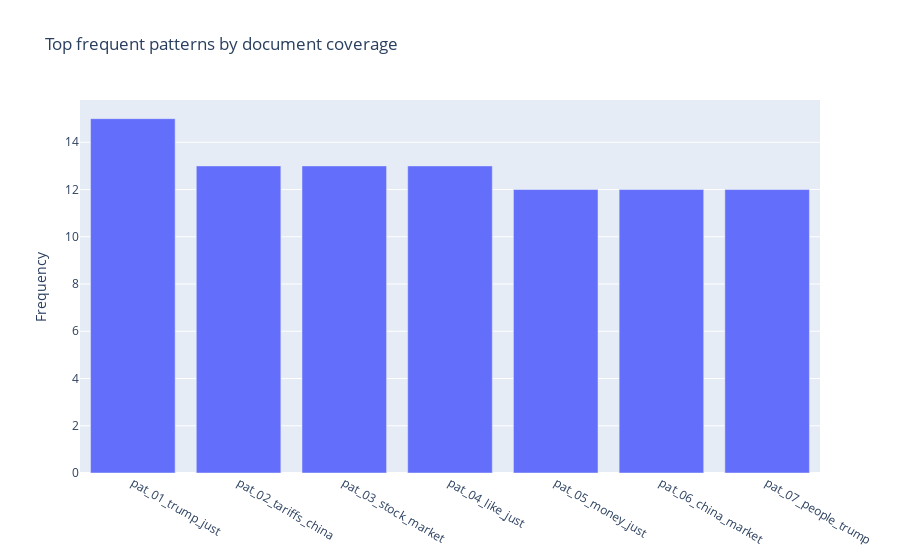

Notebook cell for this chart:
### Markdown cell above
### Visualization: Frequent pattern support
Bar chart of the mined frequent-pattern indicators using the helper bar-chart utility to show which patterns cover the largest share of documents.

### Code cell
# Bar chart showing how many documents contain each pattern
from helpers.text_analysis import plot_word_frequency

pattern_support_counts = pattern_matrix.sum().sort_values(ascending=False)
top_pattern_support = pattern_support_counts.head(15)

support_fig = plot_word_frequency((top_pattern_support.index.tolist(), top_pattern_support.values.tolist()), "Top frequent patterns by document coverage")
support_fig.show()

display(top_pattern_support.to_frame("doc_count"))

### Figure 1 — Plotly figure (JSON) as saved in the notebook; plotly's stock layout.template omitted (floating-point values rounded to 4 significant figures)
{"data": [{"type": "bar", "x": ["pat_01_trump_just", "pat_02_tariffs_china", "pat_03_stock_market", "pat_04_like_just", "pat_05_money_just", "pat_06_china_market", "pat_07_people_trump"], "y": [15, 13, 13, 13, 12, 12, 12]}], "layout": {"title": {"text": "Top frequent patterns by document coverage"}, "yaxis": {"title": {"text": "Frequency"}}}}
